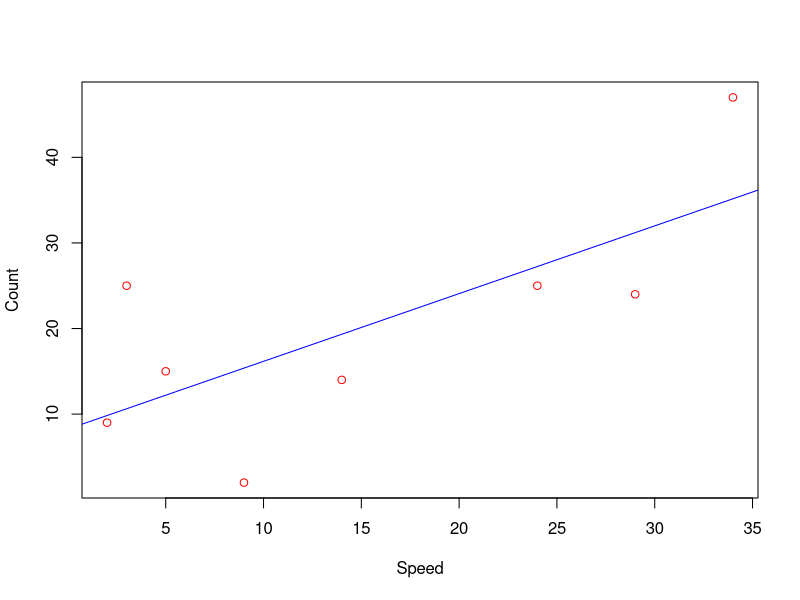
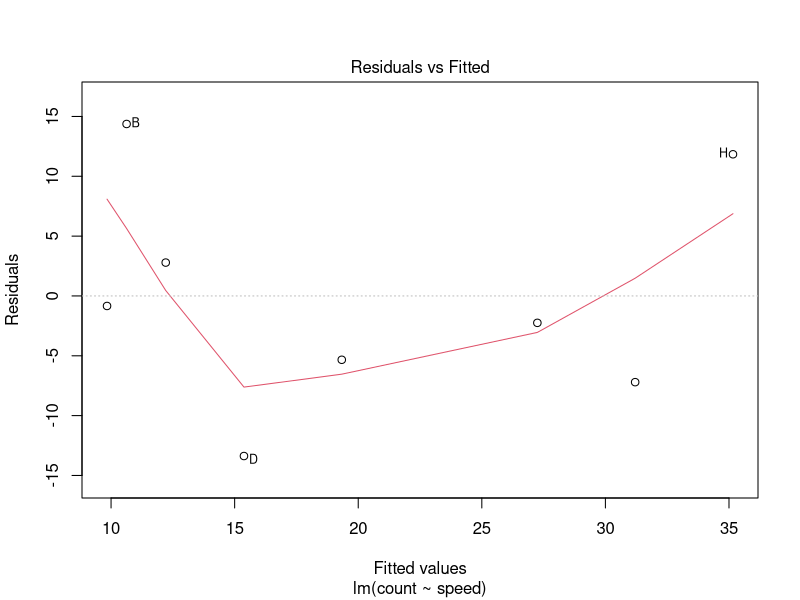

Recreate these plots in R, in order.
count<-c(9,25,15,2,14,25,24,47)
speed<-c(2,3,5,9,14,24,29,34)
df<-data.frame(count,speed)
df
names<-c("A","B","C","D","E","F","G","H")
rownames(df)=names
df


lmodel=lm(count ~ speed,data=df)
summary(lmodel)
names(lmodel)               #components of linear regression
lmodel$coefficients 


#Gives slope and Intercept
newypred<-fitted(lmodel)     #predict y values  for each x value
newypred


#Obtaining confidence Intervals
confint(lmodel)  #obtain the confidence intervals
confint(lmodel,parm=c('(Intercept)','speed'),level =0.9)


#Fitted Values
fitted(lmodel)
residuals(lmodel)


#plotting the x , y values 
plot(df$speed,df$count,col="red", xlab = "Speed", ylab = "Count")
coef(lmodel)


#plotting the fitted line 
abline(coef(lmodel),lty=1,col="blue")


#plotting residuals
plot(lmodel,which=1)